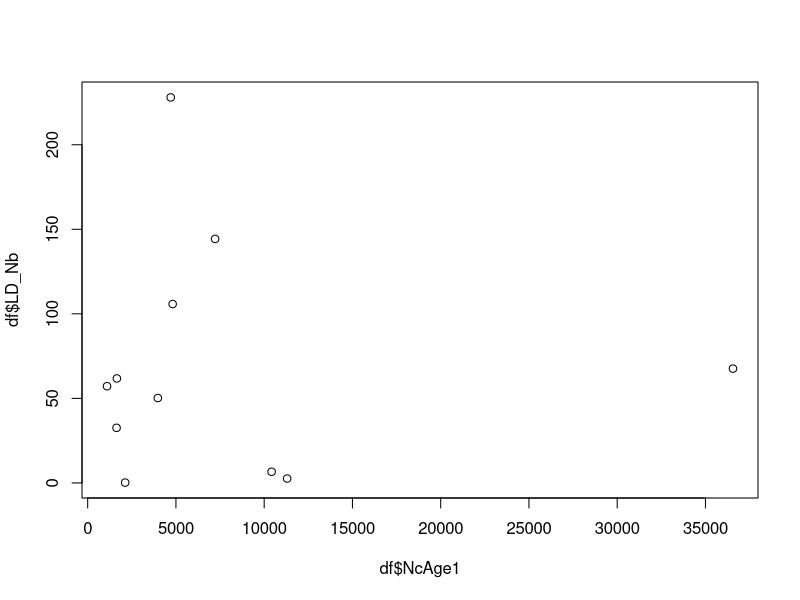
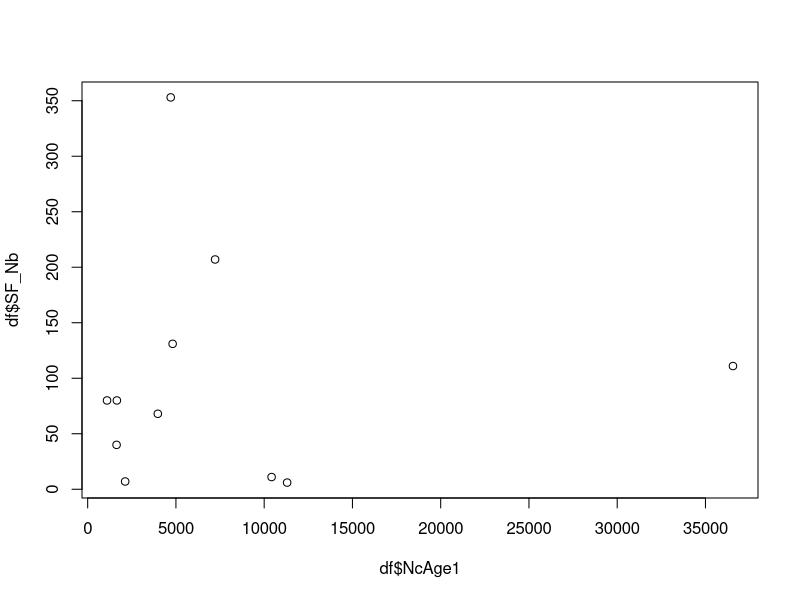
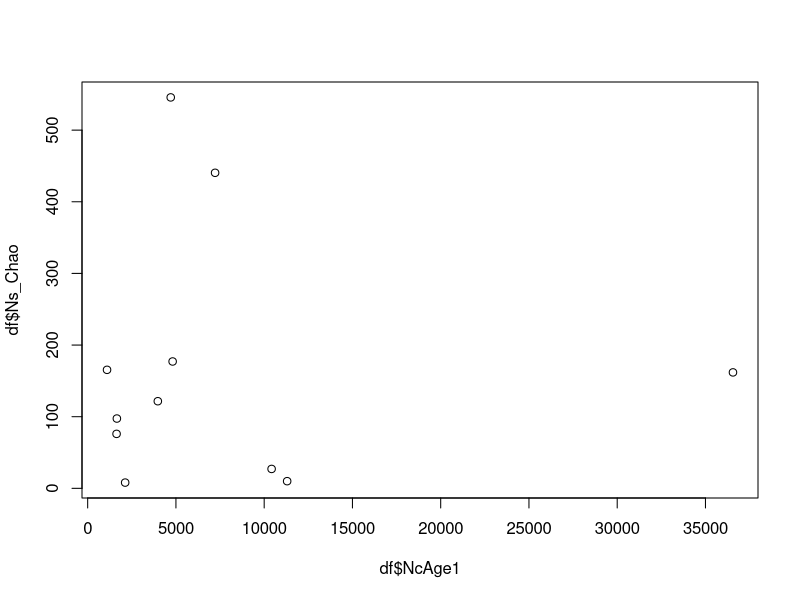
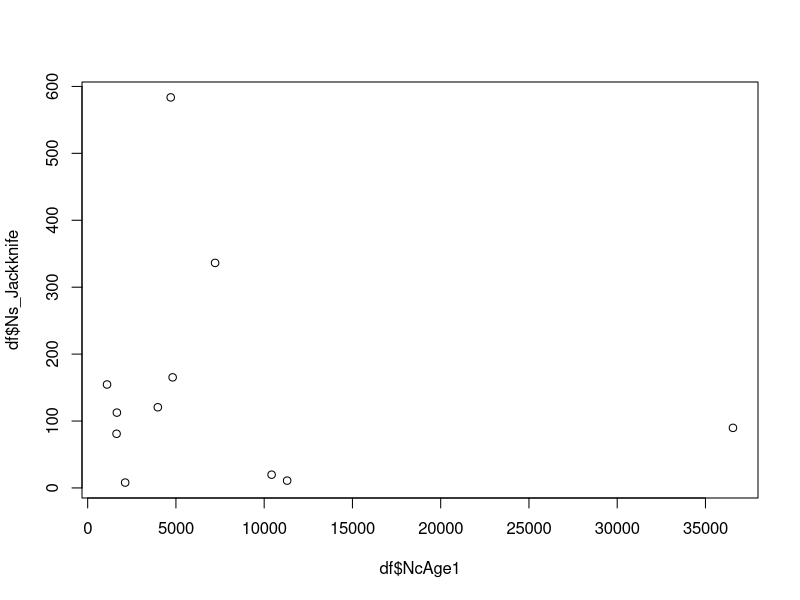
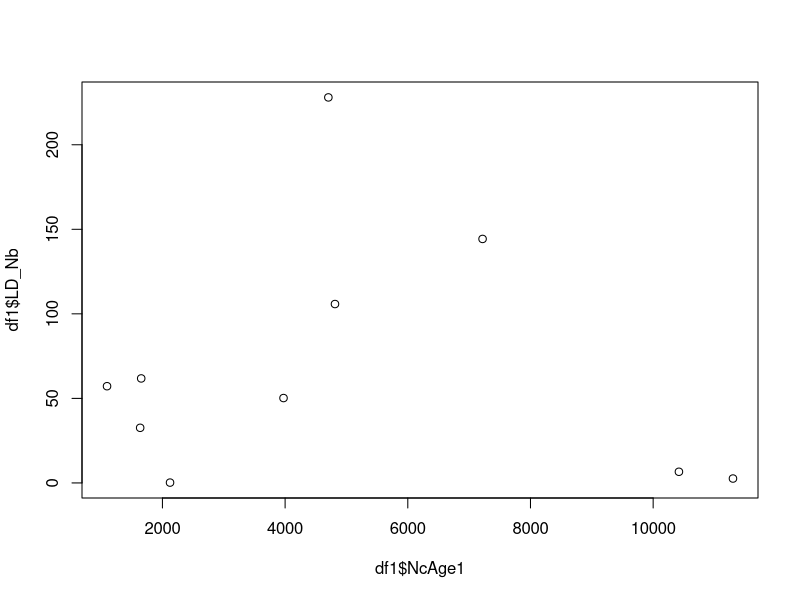
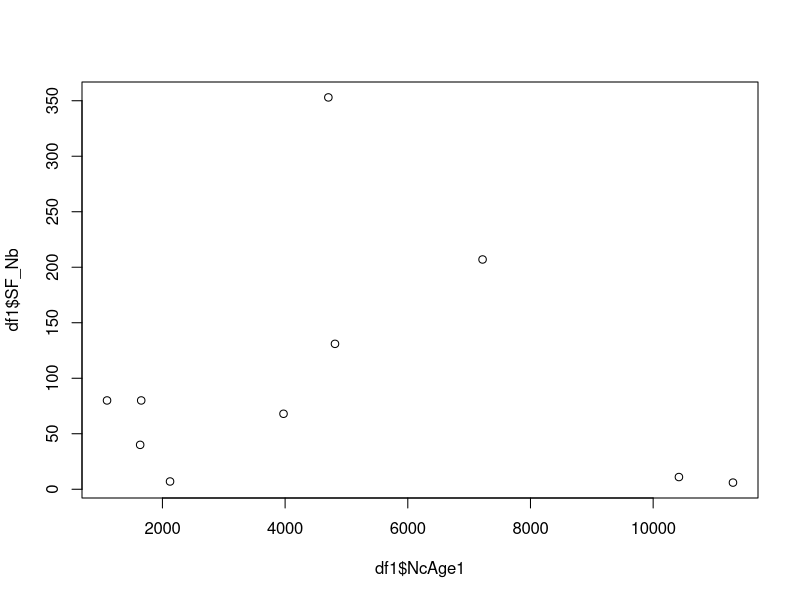
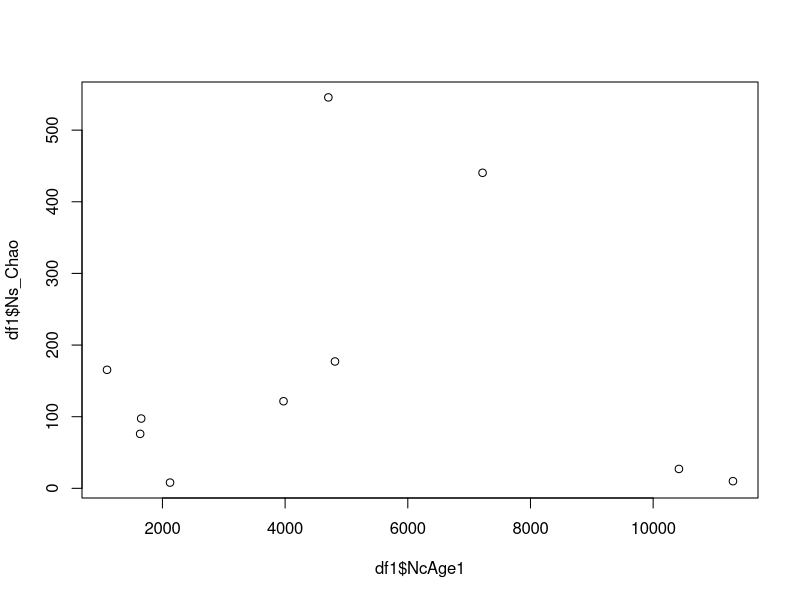
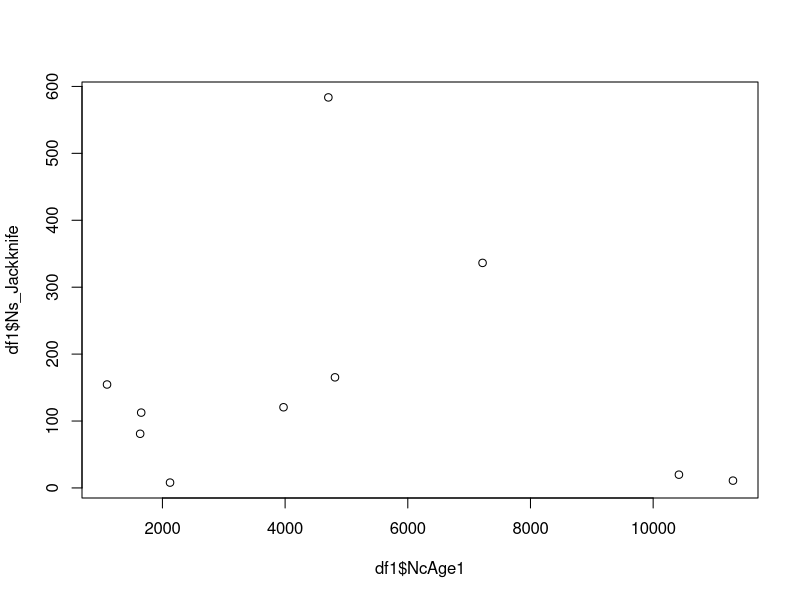

Generate these figures, in order, with R:
##Nb:Nc Ratio correlations and plots

#Goals:

#library load
library(tidyverse)
#data load
Nc <- read.table("Models/env_data_all_locations.txt",header = T,sep = "\t")
Nb_Ns <- read.table("Output/genetic.estimates.txt",header = T,sep = "\t")

#Nb:Nc ratio calculations and correlations
Nb_Ns1 <- Nb_Ns %>% 
  select(Pop,Nb_LD,SF_Nb,Ns_Chao,Ns_Jackknife,kbar,Vk,SampSize) %>% 
  rename(LD_Nb = Nb_LD,genest = Pop) %>% 
  mutate(Pop1 = genest) %>% 
  separate(Pop1,c("Pop","num"),sep = 3) %>%
  select(-num) %>% 
  slice(-c(11,16,21))

Nc <- Nc %>% 
  select(Pop,NcAge1,AdultRemove)

df <- Nb_Ns1 %>% full_join(Nc,by = "Pop")
df$SFNc_ratio <- df$SF_Nb/df$NcAge1
df$LDNc_ratio <- df$LD_Nb/df$NcAge1
df <- df[-which(is.na(df$NcAge1)),]

#checking normality
#if normality assumption is violated, transformations are tested
shapiro.test(log(df$LD_Nb))
shapiro.test(log(df$SF_Nb))
shapiro.test(df$Ns_Chao)
shapiro.test(log(df$Ns_Jackknife))
shapiro.test(df$kbar)
shapiro.test(df$Vk)
shapiro.test(df$NcAge1)


df$LD_Nb_log <- log(df$LD_Nb)
df$SF_Nb_log <- log(df$SF_Nb)
df$Ns_Chao_log <- log(df$Ns_Chao)
df$Ns_Jackknife_log <- log(df$Ns_Jackknife)
df$NcAge1_log <- log(df$NcAge1)

#checking scatterplots before calculating models
plot(df$NcAge1,df$LD_Nb)
plot(df$NcAge1,df$SF_Nb)
plot(df$NcAge1,df$Ns_Chao)
plot(df$NcAge1,df$Ns_Jackknife)

#calculating models with full data set:
cor.test(df$LD_Nb,df$NcAge1)
cor.test(df$SF_Nb,df$NcAge1)
cor.test(df$Ns_Chao,df$NcAge1)
cor.test(df$Ns_Jackknife,df$NcAge1)
cor.test(df$SF_Nb,df$Ns_Chao)
#no model significance

#Spearman Correlations
cor.test(df$LD_Nb,df$NcAge1,method = c("spearman"))
cor.test(df$SF_Nb,df$NcAge1,method = c("spearman"))
cor.test(df$Ns_Chao,df$NcAge1,method = c("spearman"))
cor.test(df$Ns_Jackknife,df$NcAge1,method = c("spearman"))


#remove outlier Brule - age 1 birth year was a treatment year - collection is much lower than Nc 2018 estimate
df1 <- df %>% 
  slice(-4)

#checking scatterplots before calculating models
plot(df1$NcAge1,df1$LD_Nb)
plot(df1$NcAge1,df1$SF_Nb)
plot(df1$NcAge1,df1$Ns_Chao)
plot(df1$NcAge1,df1$Ns_Jackknife)
plot(df1$SF_Nb,df1$Ns_Chao)
#calculating models with full data set:
cor.test(df1$LD_Nb,df1$NcAge1)
cor.test(df1$SF_Nb,df1$NcAge1)
cor.test(df1$Ns_Chao,df1$NcAge1)
cor.test(df1$Ns_Jackknife,df1$NcAge1)
cor.test(df1$SF_Nb,df1$Ns_Chao)
#no model significance

#Spearman Correlations
cor.test(df1$LD_Nb,df1$NcAge1,method = c("spearman"))
cor.test(df1$SF_Nb,df1$NcAge1,method = c("spearman"))
cor.test(df1$Ns_Chao,df1$NcAge1,method = c("spearman"))
cor.test(df1$Ns_Jackknife,df1$NcAge1,method = c("spearman"))

#remove locations that meet the following criteria:
#1.larval sample size < 50

Nb_Ns2 <- df1[which(!(df1$SampSize < 50)),]

shapiro.test(Nb_Ns2$LD_Nb)
shapiro.test(Nb_Ns2$SF_Nb)
shapiro.test(Nb_Ns2$Ns_Chao)
shapiro.test(Nb_Ns2$Ns_Jackknife)
shapiro.test(Nb_Ns2$NcAge1)

cor.test(Nb_Ns2$LD_Nb,Nb_Ns2$NcAge1)
cor.test(Nb_Ns2$SF_Nb,Nb_Ns2$NcAge1)
cor.test(Nb_Ns2$Ns_Chao,Nb_Ns2$NcAge1)
cor.test(Nb_Ns2$Ns_Jackknife,Nb_Ns2$NcAge1)
cor.test(Nb_Ns2$SF_Nb,Nb_Ns2$Ns_Chao)
#no model significance

#Spearman Correlations
cor.test(Nb_Ns2$LD_Nb,Nb_Ns2$NcAge1,method = c("spearman"))
cor.test(Nb_Ns2$SF_Nb,Nb_Ns2$NcAge1,method = c("spearman"))
cor.test(Nb_Ns2$Ns_Chao,Nb_Ns2$NcAge1,method = c("spearman"))
cor.test(Nb_Ns2$Ns_Jackknife,Nb_Ns2$NcAge1,method = c("spearman"))

## correction for caught lamprey
#checking normality
#if normality assumption is violated, transformations are tested
dfcatch <- df1 %>% 
  select(Pop,LD_Nb,SF_Nb,Ns_Jackknife,Ns_Chao,NcAge1,AdultRemove) %>% 
  mutate(corNc=NcAge1-AdultRemove)


shapiro.test(log(df$LD_Nb))
shapiro.test(log(df$SF_Nb))
shapiro.test(log(df$Ns_Chao))
shapiro.test(log(df$Ns_Jackknife))
shapiro.test(log(df$kbar))
shapiro.test(log(df$Vk))

#checking scatterplots before calculating models
plot(dfcatch$corNc,dfcatch$LD_Nb)
plot(dfcatch$corNc,dfcatch$SF_Nb)
plot(dfcatch$corNc,dfcatch$Ns_Chao)

cor.test(dfcatch$LD_Nb,dfcatch$corNc)
cor.test(dfcatch$SF_Nb,dfcatch$corNc)
cor.test(dfcatch$Ns_Chao,dfcatch$corNc)
cor.test(dfcatch$Ns_Jackknife,dfcatch$corNc)
cor.test(dfcatch$SF_Nb,dfcatch$Ns_Chao)
#no model significance

#Spearman Correlations
cor.test(dfcatch$LD_Nb,dfcatch$corNc,method = c("spearman"))
cor.test(dfcatch$SF_Nb,dfcatch$corNc,method = c("spearman"))
cor.test(dfcatch$Ns_Chao,dfcatch$corNc,method = c("spearman"))
cor.test(dfcatch$Ns_Jackknife,dfcatch$corNc,method = c("spearman"))

##figure plotting Nb and Nc correlations
tiff(filename = "Figures/NbNcCorrelationPlot.tiff",height = 3,width = 7,units = "in",res = 200)
par(mfrow = c(1,3),mai=c(.6,.5,.4,.4),mgp=c(1.5,.5,0))
plot(df$NcAge1,df$LD_Nb,xlab = "",ylab = "",xaxt = "n",yaxt = "n",main = "Nb - Linkage Disequilibrium",pch=16,col = "darkgrey")
axis(side = 2,las = 2,mgp = c(3, 0.75, 0))
axis(side = 1,las = 2,mgp = c(3, 0.75, 0))
mtext("Nc", side=1, line=3.5,cex = 0.75)
mtext("Nb - LD",side = 2,line = 2.5,cex = 0.75)

plot(df$NcAge1,df$SF_Nb,xlab = "",ylab = "",xaxt = "n",yaxt = "n",main = "Nb - Sibship Frequency",pch=16,col = "darkgrey")
axis(side = 2,las = 2,mgp = c(3, 0.75, 0))
axis(side = 1,las = 2,mgp = c(3, 0.75, 0))
mtext("Nc", side=1, line=3.5,cex = 0.75)
mtext("Nb - SF",side = 2,line = 2.5,cex = 0.75)

plot(df$NcAge1,df$Ns_Chao,xlab = "",ylab = "",xaxt = "n",yaxt = "n",main = "Ns - Chao",pch=16,col = "darkgrey")
axis(side = 2,las = 2,mgp = c(3, 0.75, 0))
axis(side = 1,las = 2,mgp = c(3, 0.75, 0))
mtext("Nc", side=1, line=3.5,cex = 0.75)
mtext("Ns - Chao",side = 2,line = 2.5,cex = 0.75)
dev.off()

tiff(filename = "Figures/NbNcCorrelationPlot_sampcorrection.tiff",height = 3,width = 7,units = "in",res = 200)
par(mfrow = c(1,3),mai=c(.6,.5,.4,.4),mgp=c(1.5,.5,0))
plot(Nb_Ns2$NcAge1,Nb_Ns2$LD_Nb,xlab = "",ylab = "",xaxt = "n",yaxt = "n",main = "Nb - Linkage Disequilibrium",pch=16,col = "darkgrey")
axis(side = 2,las = 2,mgp = c(3, 0.75, 0))
axis(side = 1,las = 2,mgp = c(3, 0.75, 0))
mtext("Nc", side=1, line=3.5,cex = 0.75)
mtext("Nb - LD",side = 2,line = 2.5,cex = 0.75)

plot(Nb_Ns2$NcAge1,Nb_Ns2$SF_Nb,xlab = "",ylab = "",xaxt = "n",yaxt = "n",main = "Nb - Sibship Frequency",pch=16,col = "darkgrey")
axis(side = 2,las = 2,mgp = c(3, 0.75, 0))
axis(side = 1,las = 2,mgp = c(3, 0.75, 0))
mtext("Nc", side=1, line=3.5,cex = 0.75)
mtext("Nb - SF",side = 2,line = 2.5,cex = 0.75)

plot(Nb_Ns2$NcAge1,Nb_Ns2$Ns_Chao,xlab = "",ylab = "",xaxt = "n",yaxt = "n",main = "Ns - Chao",pch=16,col = "darkgrey")
axis(side = 2,las = 2,mgp = c(3, 0.75, 0))
axis(side = 1,las = 2,mgp = c(3, 0.75, 0))
mtext("Nc", side=1, line=3.5,cex = 0.75)
mtext("Ns - Chao",side = 2,line = 2.5,cex = 0.75)
dev.off()

tiff(filename = "Figures/NbNcCorrelationPlot_catchcorrection.tiff",height = 5,width = 7,units = "in",res = 200)
par(mfrow = c(1,3),mai=c(.6,.5,.4,.4),mgp=c(1.5,.5,0))
plot(dfcatch$corNc,dfcatch$LD_Nb,xlab = "",ylab = "",xaxt = "n",yaxt = "n",main = "Nb - Linkage Disequilibrium",pch=16,col = "darkgrey")
axis(side = 2,las = 2,mgp = c(3, 0.75, 0))
axis(side = 1,las = 2,mgp = c(3, 0.75, 0))
mtext("Nc", side=1, line=3.5,cex = 0.75)
mtext("Nb - LD",side = 2,line = 2.5,cex = 0.75)
plot(dfcatch$corNc,dfcatch$SF_Nb,xlab = "",ylab = "",xaxt = "n",yaxt = "n",main = "Nb - Sibship Frequency",pch=16,col = "darkgrey")
axis(side = 2,las = 2,mgp = c(3, 0.75, 0))
axis(side = 1,las = 2,mgp = c(3, 0.75, 0))
mtext("Nc", side=1, line=3.5,cex = 0.75)
mtext("Nb - SF",side = 2,line = 2.5,cex = 0.75)
plot(dfcatch$corNc,dfcatch$Ns_Chao,xlab = "",ylab = "",xaxt = "n",yaxt = "n",main = "Ns - Chao",pch=16,col = "darkgrey")
axis(side = 2,las = 2,mgp = c(3, 0.75, 0))
axis(side = 1,las = 2,mgp = c(3, 0.75, 0))
mtext("Nc", side=1, line=3.5,cex = 0.75)
mtext("Ns - Chao",side = 2,line = 2.5,cex = 0.75)
dev.off()
